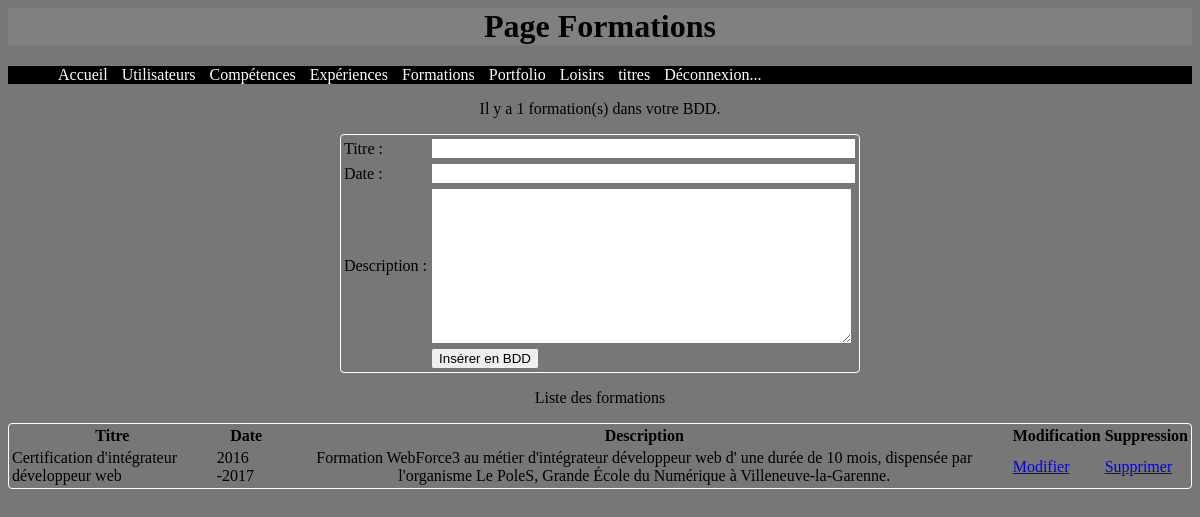
/admin/formation.php (signed in), run on the app's committed database.
### tables this page shows
CREATE TABLE `formations` (
  `id_formation` int(7) NOT NULL,
  `titre_formation` varchar(255) NOT NULL,
  `date_formation` text NOT NULL,
  `description_formation` text NOT NULL
);

### admin/formation.php (the view, shortened to what this page needs)
<html lang="fr">
	<head>
    <link rel="stylesheet" type="text/css" href="../cssAdmin/myfrontstyle.css" />
  	</head>
 	<body>
    	<header>
      	<h1>Page Formations</h1>
        <?php include 'navAdmin.php'; ?>
      	</header>
      	<section>
		    <?php
		    $sql = $pdoCV -> query("SELECT * FROM formations");
		    $sql -> execute();
		    $nbr_formations = $sql -> rowCount(); ?>
      		<p>Il y a <?php echo $nbr_formations; ?> formation(s) dans votre BDD.</p>
		        <form action="" method="POST">
		       		<table>
		       			<tr>
			              	<td>Titre :</td>
			                <td><input type="text" name="titre_formation" size="50" required /></td>
		            	</tr>
			            <tr>
			                <td>Date :</td>
			                <td><input type="text" name="date_formation" size="50" required /></td>
			            </tr>
			            <tr>
			                <td>Description :</td>
			                <td>
				              	<textarea name="description_formation" id="editor1" cols="50" rows="10" required /></textarea>
			              	</td>
			            </tr>
			            <tr>
			            	<td></td>
		   				    <td><input type="submit" value="Insérer en BDD" /></td>
				        </tr>
	   			    </table>
	        	</form>
		        <p>Liste des formations<p>
		        <table>
		          <thead>
		            <th>Titre</th>
		            <th>Date</th>
		            <th>Description</th>
		            <th>Modification</th>
		            <th>Suppression</th>
		          </thead>
		            <?php while($resultat = $sql->fetch(PDO::FETCH_ASSOC)){ ?>
		          <tr>
		            <td><?php echo $resultat['titre_formation']; ?></td>
		            <td><?php echo $resultat['date_formation']; ?></td>
		            <td><?php echo $resultat['description_formation']; ?></td>
		            <td><a href="modif_formation.php?id_formation=<?= $resultat['id_formation']; ?>">Modifier</a></td>
		            <td><a href="formation.php?id_formation=<?= $resultat['id_formation']; ?>">Supprimer</a></td>
		          </tr>
		            <?php };?>
		        </table>
      </section>
	</body>
</html>

### cssAdmin/myfrontstyle.css (style rules this page uses)
body { background-color: #777; }
section { text-align: center; }
h1 { text-align: center; background-color: grey; }
p { text-align: center; }
table { margin: 0 auto; background-color: #777; border: 1px solid #FFF; border-radius: 4px; }

### data on the page
formations: titre_formation "Certification d'intégrateur développeur web", date_formation "2016 -2017", description_formation "Formation WebForce3 au métier d'intégrateur développeur web d' une durée de 10 mois, dispensée par l'organisme Le PoleS, Grande École du Numérique à Villeneuve-la-Garenne."

### other printed values
$nbr_formations "1"
